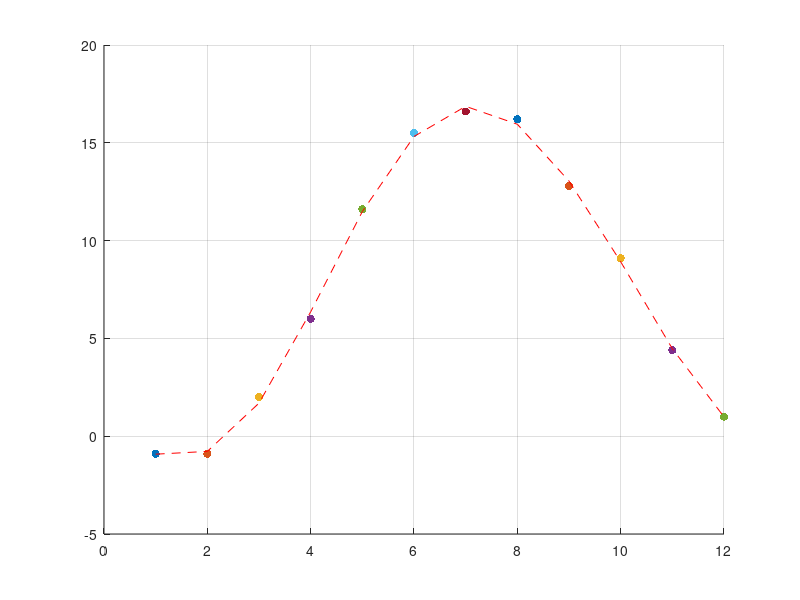

This chart was generated by the following MATLAB code:
%% Task 2
clear 
clc

td = [1 2 3 4 5 6 7 8 9 10 11 12]';
yd = [-0.9 -0.9 2.0 6.0 11.6 15.5 16.6 16.2 12.8 9.1 4.4 1.0]';

A = [ones(size(td)) sin(30 * td) cos(30 * td)];
x = A\yd;
a = x(1);
b = x(2);
n=length(td);
e = norm(A*x-yd)/sqrt(n);

hold on
for i = 1:12
    scatter(td(i), yd(i),'filled') 
end

[p1,S] = polyfit(td,yd,7);
plot(td, polyval(p1,td),'r--')
grid on,hold off
